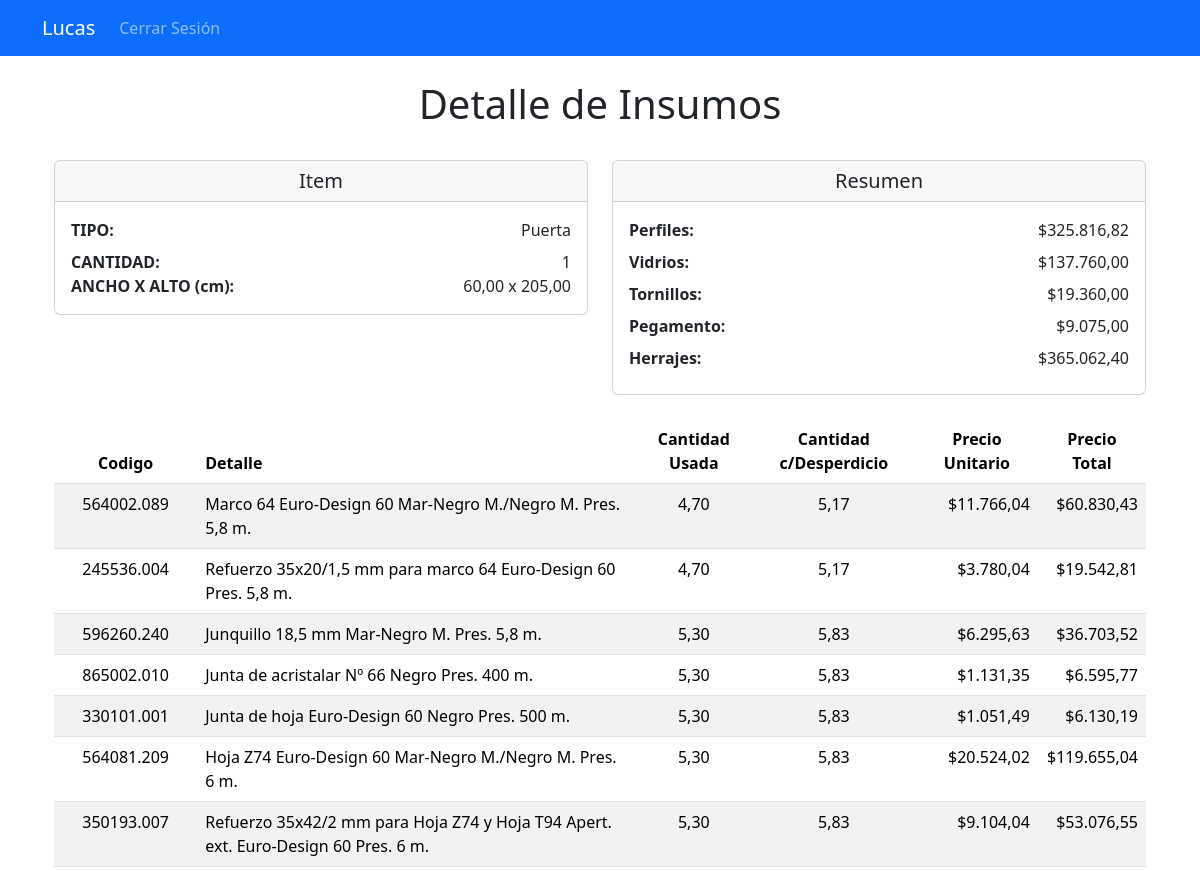
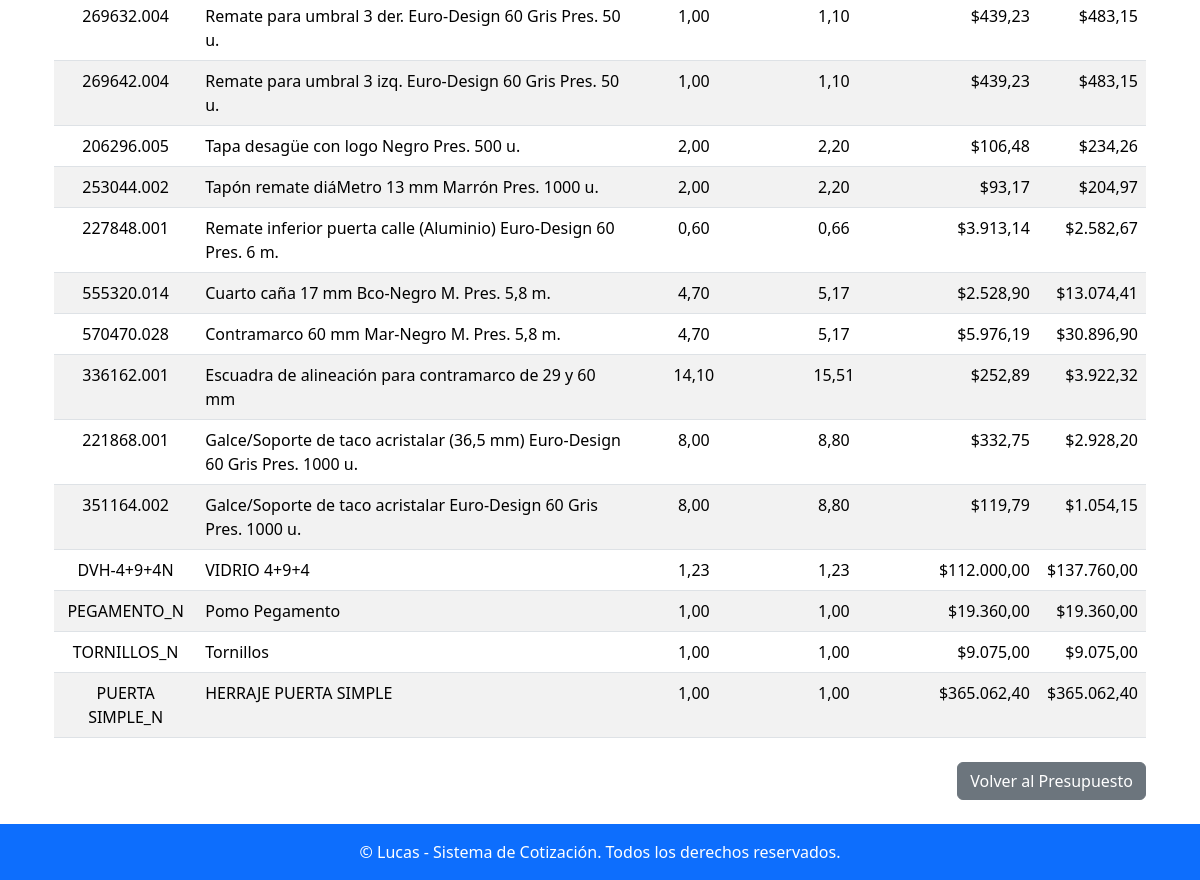
Page /item/60/detalle_insumos/ (signed in) on the committed database (2 pictures, top to bottom).
### apps/presupuestos/models.py (models this page shows, shortened)
class Item(models.Model):
    presupuesto = models.ForeignKey(Presupuesto, related_name='items', on_delete=models.CASCADE)  # Relación con el presupuesto
    cantidad = models.PositiveIntegerField()  # Cantidad del ítem
    ancho = models.DecimalField(max_digits=10, decimal_places=2, null=True, blank=True)  # Ancho en unidades
    alto = models.DecimalField(max_digits=10, decimal_places=2, null=True, blank=True)  # Alto en unidades
    ancho_hoja = models.DecimalField(max_digits=10, decimal_places=2, null=True, blank=True)  # Ancho de hoja en unidades
    alto_lama = models.DecimalField(max_digits=10, decimal_places=2, null=True, blank=True)
    tipo = models.ForeignKey(Tipo, on_delete=models.CASCADE)  # Tipo de ítem (ventana, puerta, etc.)
    color = models.ForeignKey(Color, on_delete=models.CASCADE)  # Color del ítem
    revestimiento = models.ForeignKey(Revestimiento, on_delete=models.CASCADE)  # Tipo de revestimiento
    desperdicio = models.DecimalField(max_digits=5, decimal_places=2, default=0.0)  # Porcentaje de desperdicio

class Tipo(models.Model):
    numero = models.IntegerField(unique=True)  # Número identificador del tipo
    detalle = models.CharField(max_length=100)  # Descripción del tipo

class TipoInsumo(models.Model):
    nombre = models.CharField(max_length=50, unique=True)  # Nombre del tipo de insumo (por ejemplo, 'Material', 'Herramienta')

class Insumo(models.Model):
    codigo = models.CharField(max_length=50)  # Código único del insumo
    descripcion = models.TextField()  # Descripción del insumo
    precio = models.DecimalField(max_digits=10, decimal_places=2)  # Precio por unidad
    unidad_medida = models.CharField(max_length=50)  # Unidad de medida (por ejemplo, METRO)
    color = models.ForeignKey(Color, null=True, blank=True, on_delete=models.SET_NULL)  # Color asociado, si aplica
    formula = models.TextField()  # Fórmula para calcular la cantidad del insumo
    tipo_insumo = models.ForeignKey(TipoInsumo, on_delete=models.CASCADE, null=True, blank=True)  # Relación con TipoInsumo

### apps/presupuestos/views.py (the view)
# urls.py: path('item/<int:item_id>/detalle_insumos/', presupuestos_views.detalle_insumos, name='detalle_insumos'),
@login_required
def detalle_insumos(request, item_id):
    item = get_object_or_404(Item, id=item_id)
    detalles = (
        DetalleInsumo.objects.filter(item=item)
        .values(
            'insumo__codigo',  # Código del insumo
            'insumo__descripcion',  # Descripción del insumo
            'cantidad_usada',  # Cantidad usada
            'precio_unitario',  # Precio unitario
        )
        .annotate(
            cantidad_desperdicio=Case(
                When(insumo__tipo_insumo__id=1, then=ExpressionWrapper(
                    F('cantidad_usada') * ((F('item__desperdicio') / 100.0) + 1.0),
                    output_field=DecimalField(max_digits=10, decimal_places=2)
                )),
                default=F('cantidad_usada'),
                output_field=DecimalField(max_digits=10, decimal_places=2)
            ),
            precio_total = ExpressionWrapper(
                F('cantidad_desperdicio') * F('precio_unitario'),
                output_field=DecimalField(max_digits=10, decimal_places=2)
            )
        )
        .order_by('id')  # Orden por ID del detalle
    )
    resumen_tipo_insumo = (
        DetalleInsumo.objects.filter(item=item)
        .values('insumo__tipo_insumo__nombre')
        .annotate(total_valor=Sum('precio_total'))
        .order_by('insumo__tipo_insumo__id')
    )
    return render(request, 'detalle_insumos.html', {
        'item': item,
        'detalles': detalles,  # Incluye los detalles con cantidad_desperdicio y precio_total
        'resumen_tipo_insumo': resumen_tipo_insumo,
    })

### apps/presupuestos/templates/detalle_insumos.html (shortened to what this page needs)
{% extends 'base.html' %}
{% load humanize %}
{% block content %}
<div class="container mt-4">
    <h1 class="text-center">Detalle de Insumos</h1>
    <br>
    <div class="row">
        <div class="col-md-6">
            <div class="card">
                <div class="card-header">
                    <h5 class="text-center mb-0">Item</h5>
                </div>
                <div class="card-body">
                    <div class="row mb-2">
                        <div class="col-6 text-start fw-bold">TIPO:</div>
                        <div class="col-6 text-end">{{ item.tipo.detalle }}</div>
                    </div>
                    <div class="row">
                        <div class="col-6 text-start fw-bold">CANTIDAD:</div>
                        <div class="col-6 text-end">{{ item.cantidad }}</div>
                    </div>
                    <div class="row">
                        <div class="col-6 text-start fw-bold">ANCHO X ALTO (cm):</div>
                        <div class="col-6 text-end">{{ item.ancho }} x {{ item.alto }}</div>
                    </div>
                </div>
            </div>
        </div>
        <div class="col-md-6">
            <div class="card">
                <div class="card-header">
                    <h5 class="text-center mb-0">Resumen</h5>
                </div>
                <div class="card-body">
                    {% for resumen in resumen_tipo_insumo %}
                        <div class="row mb-2">
                            <div class="col-6 text-start fw-bold">
                                {{ resumen.insumo__tipo_insumo__nombre|default:"Sin Tipo" }}:
                            </div>
                            <div class="col-6 text-end">
                                ${{ resumen.total_valor|floatformat:2|intcomma }}
                            </div>
                        </div>
                    {% endfor %}
                </div>
            </div>
        </div>
    </div>
    <br>
    {% if detalles %}
        <table class="table table-striped">
            <thead class="thead-dark">
                <tr>
                    <th class="text-center" scope="col">Codigo</th>
                    <th class="text-align-left" scope="col">Detalle</th>
                    <th class="text-center" scope="col">Cantidad Usada</th>
                    <th class="text-center" scope="col">Cantidad c/Desperdicio</th>
                    <th class="text-center" scope="col">Precio Unitario</th>
                    <th class="text-center" scope="col">Precio Total</th>
                </tr>
            </thead>
            <tbody>
                {% for detalle in detalles %}
                <tr>
                    <td class="text-center">{{ detalle.insumo__codigo }}</td>
                    <td class="text-align-left">{{ detalle.insumo__descripcion }}</td>
                    <td class="text-center">{{ detalle.cantidad_usada }}</td>
                    <td class="text-center">{{ detalle.cantidad_desperdicio|floatformat:2 }}</td>
                    <td class="text-end">${{ detalle.precio_unitario|intcomma }}</td>
                    <td class="text-end">${{ detalle.precio_total|floatformat:2 }}</td>
                </tr>
                {% endfor %}
            </tbody>
        </table>
    {% else %}
        <p>No hay insumos asociados a este ítem.</p>
    {% endif %}
    <div class="mt-4 d-flex justify-content-end">
        <a href="{% url 'detalle_presupuesto' item.presupuesto.numero %}" class="btn btn-secondary">Volver al Presupuesto</a>
    </div>
</div>
{% endblock %}

### rows in the picture
Item: tipo.detalle "Puerta", cantidad "1", ancho "60,00", alto "205,00"
TipoInsumo: insumo__tipo_insumo__nombre "Perfiles", total_valor "325.816,82"
TipoInsumo: insumo__tipo_insumo__nombre "Vidrios", total_valor "137.760,00"
TipoInsumo: insumo__tipo_insumo__nombre "Pegamento", total_valor "9.075,00"
TipoInsumo: insumo__tipo_insumo__nombre "Herrajes", total_valor "365.062,40"
Insumo: insumo__codigo "564002.089", insumo__descripcion "Marco 64 Euro-Design 60 Mar-Negro M./Negro M. Pres. 5,8 m.", cantidad_usada "4,70", cantidad_desperdicio "5,17", precio_unitario "11.766,04", precio_total "60.830,43"
Insumo: insumo__codigo "596260.240", insumo__descripcion "Junquillo 18,5 mm Mar-Negro M. Pres. 5,8 m.", cantidad_usada "5,30", cantidad_desperdicio "5,83", precio_unitario "6.295,63", precio_total "36.703,52"
Insumo: insumo__codigo "564081.209", insumo__descripcion "Hoja Z74 Euro-Design 60 Mar-Negro M./Negro M. Pres. 6 m.", cantidad_usada "5,30", cantidad_desperdicio "5,83", precio_unitario "20.524,02", precio_total "119.655,04"
Insumo: insumo__codigo "206296.005", insumo__descripcion "Tapa desagüe con logo Negro Pres. 500 u.", cantidad_usada "2,00", cantidad_desperdicio "2,20", precio_unitario "106,48", precio_total "234,26"
Insumo: insumo__codigo "555320.014", insumo__descripcion "Cuarto caña 17 mm Bco-Negro M. Pres. 5,8 m.", cantidad_usada "4,70", cantidad_desperdicio "5,17", precio_unitario "2.528,90", precio_total "13.074,41"
Insumo: insumo__codigo "570470.028", insumo__descripcion "Contramarco 60 mm Mar-Negro M. Pres. 5,8 m.", cantidad_usada "4,70", cantidad_desperdicio "5,17", precio_unitario "5.976,19", precio_total "30.896,90"
Insumo: insumo__codigo "DVH-4+9+4N", insumo__descripcion "VIDRIO 4+9+4", cantidad_usada "1,23", cantidad_desperdicio "1,23", precio_unitario "112.000,00", precio_total "137.760,00"
Insumo: insumo__codigo "PEGAMENTO_N", insumo__descripcion "Pomo Pegamento", cantidad_usada "1,00", cantidad_desperdicio "1,00", precio_unitario "19.360,00", precio_total "19.360,00"
Insumo: insumo__codigo "TORNILLOS_N", insumo__descripcion "Tornillos", cantidad_usada "1,00", cantidad_desperdicio "1,00", precio_unitario "9.075,00", precio_total "9.075,00"
Insumo: insumo__codigo "PUERTA SIMPLE_N", insumo__descripcion "HERRAJE PUERTA SIMPLE", cantidad_usada "1,00", cantidad_desperdicio "1,00", precio_unitario "365.062,40", precio_total "365.062,40"

### other values in the picture
{{ resumen.insumo__tipo_insumo__nombre|default:"Sin Tipo" }} "Tornillos"
{{ resumen.total_valor|floatformat:2|intcomma }} "19.360,00"
{{ detalle.insumo__codigo }} "245536.004" "865002.010" "330101.001" "350193.007" "269632.004" "269642.004" "253044.002" "227848.001" "336162.001" "221868.001" "351164.002"
{{ detalle.insumo__descripcion }} "Refuerzo 35x20/1,5 mm para marco 64 Euro-Design 60 Pres. 5,8 m." "Junta de acristalar Nº 66 Negro Pres. 400 m." "Junta de hoja Euro-Design 60 Negro Pres. 500 m." "Refuerzo 35x42/2 mm para Hoja Z74 y Hoja T94 Apert. ext. Euro-Design 60 Pres. 6 m." "Remate para umbral 3 der. Euro-Design 60 Gris Pres. 50 u." "Remate para umbral 3 izq. Euro-Design 60 Gris Pres. 50 u." "Tapón remate diáMetro 13 mm Marrón Pres. 1000 u." "Remate inferior puerta calle (Aluminio) Euro-Design 60 Pres. 6 m." "Escuadra de alineación para contramarco de 29 y 60 mm" "Galce/Soporte de taco acristalar (36,5 mm) Euro-Design 60 Gris Pres. 1000 u." "Galce/Soporte de taco acristalar Euro-Design 60 Gris Pres. 1000 u."
{{ detalle.cantidad_usada }} "4,70" "5,30" "5,30" "5,30" "1,00" "1,00" "2,00" "0,60" "14,10" "8,00" "8,00"
{{ detalle.cantidad_desperdicio|floatformat:2 }} "5,17" "5,83" "5,83" "5,83" "1,10" "1,10" "2,20" "0,66" "15,51" "8,80" "8,80"
{{ detalle.precio_unitario|intcomma }} "3.780,04" "1.131,35" "1.051,49" "9.104,04" "439,23" "439,23" "93,17" "3.913,14" "252,89" "332,75" "119,79"
{{ detalle.precio_total|floatformat:2 }} "19.542,81" "6.595,77" "6.130,19" "53.076,55" "483,15" "483,15" "204,97" "2.582,67" "3.922,32" "2.928,20" "1.054,15"
